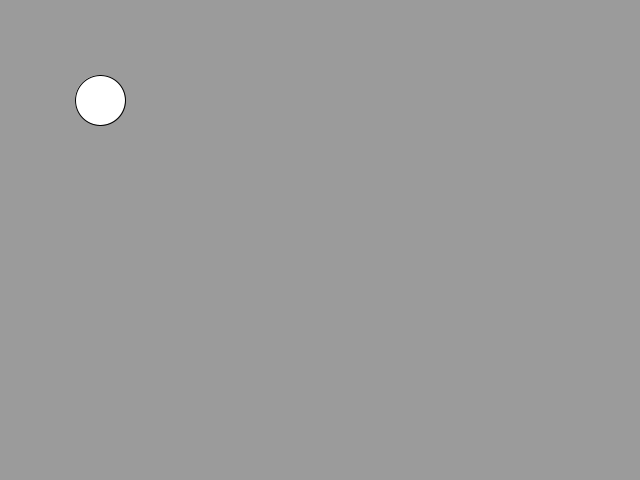
Frame 1 (no input)
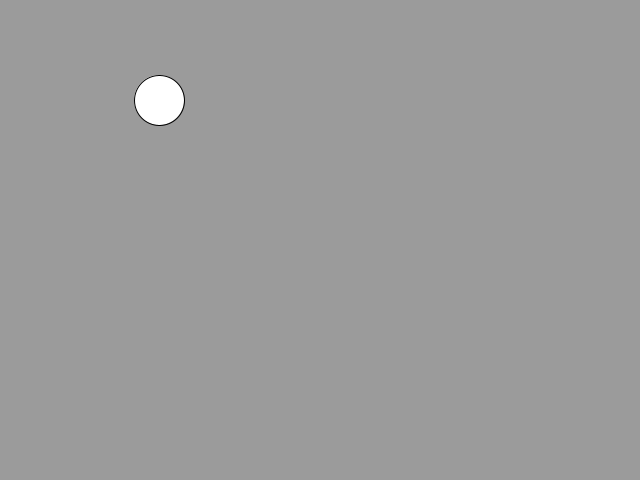
Frame 60 (the mouse pressed at the canvas centre just before this capture)
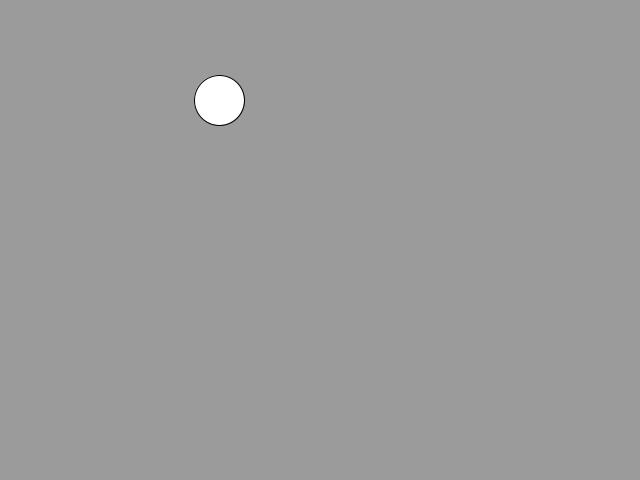
Frame 120 (the mouse held since frame 60 and released just before this capture)

The Processing sketch that drew these frames (run headless with seeded random() and noise(); from frame 60 on, the mouse is pressed at the canvas centre):

// Processing sketch: ball
// ── ball.pde
int x = 100;
int y = 100;

char dir ='r';
// completed
void setup() {
  // resizes the run window
  size(640, 480);
  print("starting Square Ball!");
}

// This function keeps looping
void draw() {
  background(155);
  // creates a ball with the positions given
  // x, y, width, hight
  ellipse(x, y, 50, 50);
  
  // go right
  if(dir == 'r') {
  //if(x < 500 && dir == 'r') {
     x += 1;
     if(x == 500)
       dir = 'd';
    // go down
  } else if(dir == 'd') {
  //} else if(x >= 500 && y < 400 && dir == 'd') {
    y += 1;
    if(y == 400)
      dir = 'l';
    // go left  
  } else if(dir == 'l') {
    x -= 1;
    if(x == 100)
      dir = 'u';
    // go up  
  } else if(dir == 'u') {
    y -= 1;
    if(y == 100)
      dir = 'r';
  } else {
    print("unexpected error\n");
  }
}
